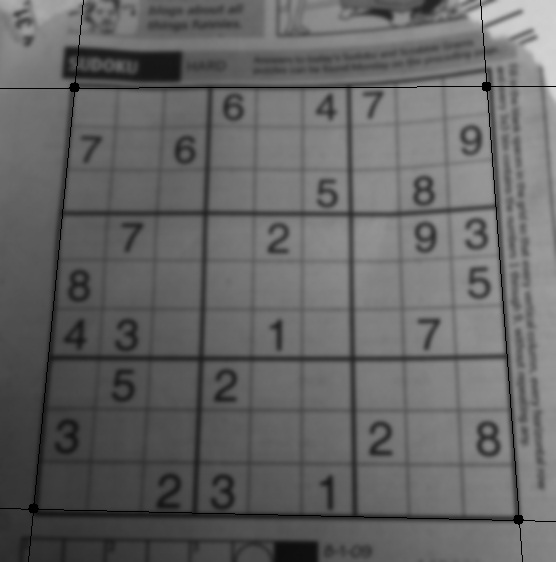
#> input picture sudoku.jpg, 556 x 562 px
$ python adaptivethresh.py
#> lines starting #> are read from the running program, lines starting #| are printed output that depends on the picture; after the words box and inside, x2 and y2 are one past the last pixel; in counts of white or black regions, pixels touching at a corner belong together
import numpy as np
import cv2

img= cv2.imread('sudoku.jpg',0)
#> img is the input picture: shape (562, 556); min 0, max 213, mean 100.8
img= cv2.resize(img, (400,400))
#> img: shape (400, 400)
cv2.imshow('Original', img)

ret, thresh= cv2.threshold(img,70,255,cv2.THRESH_BINARY)
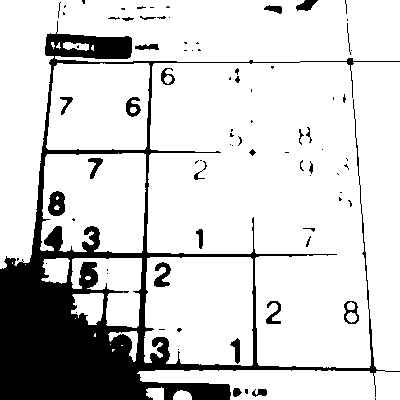
#> thresh: shape (400, 400); 82.4% white; 82 black regions (55 under 20 px), largest, box (x1, y1, x2, y2) and area: (0, 21, 400, 400) 25428, (48, 191, 65, 216) 316, (154, 262, 171, 287) 237

cv2.imshow("binary basic", thresh)

adaptive_thresh= cv2.adaptiveThreshold(img,255, cv2.ADAPTIVE_THRESH_GAUSSIAN_C, cv2.THRESH_BINARY, 115, 1)
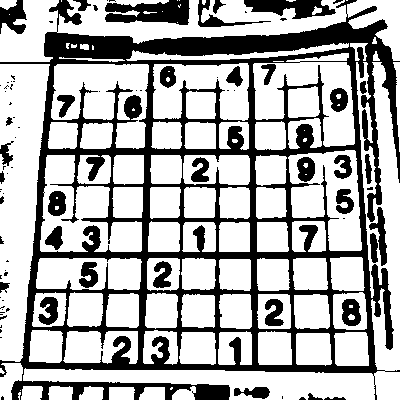
#> adaptive_thresh: shape (400, 400); 67.9% white; 87 black regions (51 under 20 px), largest, box (x1, y1, x2, y2) and area: (0, 0, 400, 400) 41089, (105, 0, 190, 25) 1498, (244, 0, 336, 19) 1050

cv2.imshow('Adaptive thresh', adaptive_thresh)

cv2.waitKey(0)
cv2.destroyAllWindows

$ run again, with faces.jpg copied over sudoku.jpg
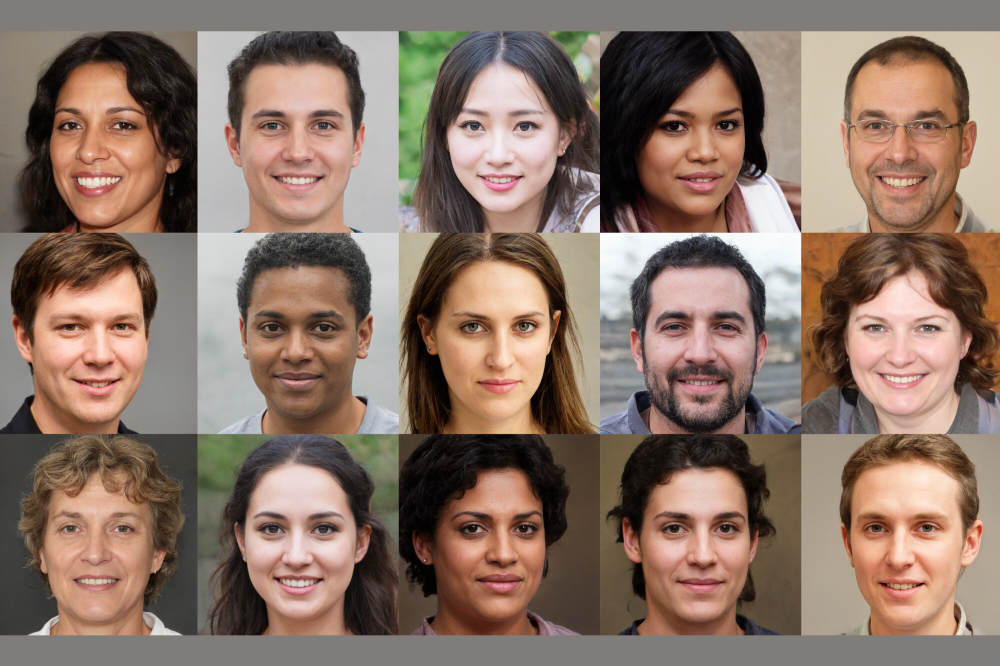
#> input picture faces.jpg, 2000 x 1331 px (shown at 1/2 size)
#> `ret, thresh= cv2.threshold(img,70,255,cv2.THRESH_BINARY)`:
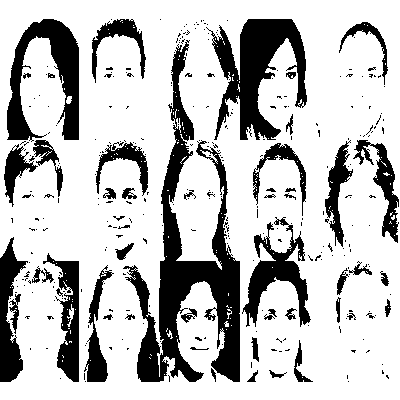
#> thresh: shape (400, 400); 75.6% white; 333 black regions (281 under 20 px), largest, box (x1, y1, x2, y2) and area: (123, 40, 240, 382) 11375, (206, 19, 307, 140) 5625, (7, 19, 79, 142) 4036
#> `adaptive_thresh= cv2.adaptiveThreshold(img,255, cv2.ADAPTIVE_THRESH_GA..`:
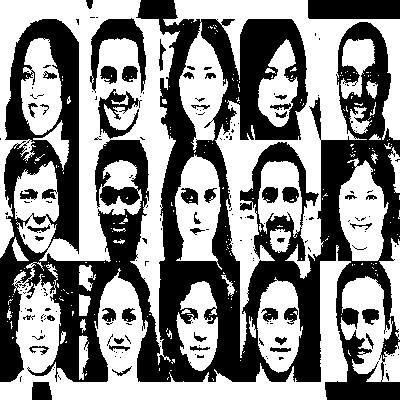
#> adaptive_thresh: shape (400, 400); 53.9% white; 196 black regions (146 under 20 px), largest, box (x1, y1, x2, y2) and area: (0, 0, 400, 400) 65170, (308, 0, 400, 19) 1747, (90, 18, 146, 93) 1473
